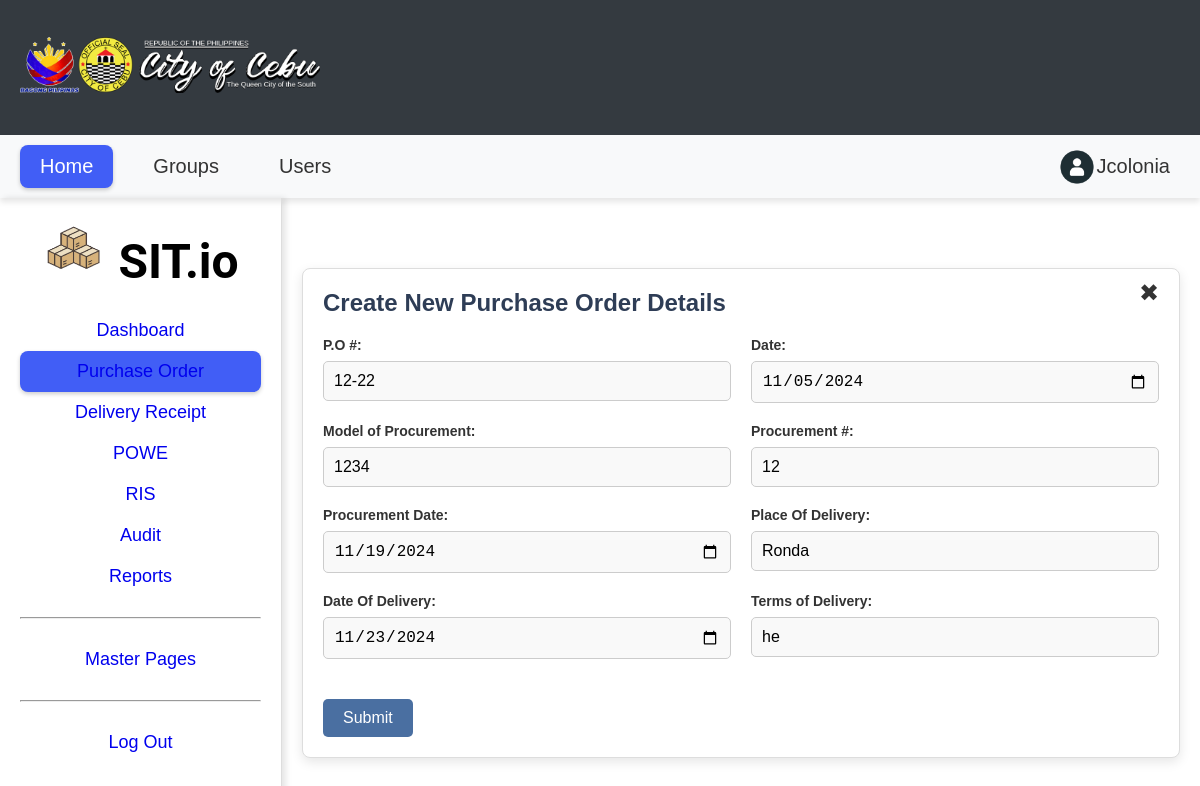
/crud_form/purchase_order_edit.php?purchase_order_id=17&supplier_id=5, run on the app's committed database.
### tables this page shows
CREATE TABLE `purchase_orders` (
  `purchase_order_id` int(11) NOT NULL,
  `supplier_id` int(11) NOT NULL,
  `purchase_order_number` varchar(50) NOT NULL,
  `order_date` date NOT NULL,
  `mode_of_procurement` varchar(100) NOT NULL,
  `procurement_number` varchar(50) NOT NULL,
  `procurement_date` date NOT NULL,
  `place_of_delivery` varchar(255) NOT NULL,
  `delivery_date` date NOT NULL,
  `term_of_delivery` varchar(100) DEFAULT NULL,
  `status` enum('Pending','Cancelled','Accepted','') NOT NULL
);

### util/dbhelper.php (called while the page is built, shortened)
<?php
class DbHelper
{
    private $hostname = "127.0.0.1";
    private $username = "root";
    private $password = "";
    private $database = "inventory_management";
    private $conn;
    public function __construct()
    {
        $this->conn = new mysqli($this->hostname, $this->username, $this->password, $this->database);
    }
    public function getRecord($table, $args)
    {
        $keys = array_keys($args);
        $values = array_values($args);
        $condition = [];
        for ($i = 0; $i < count($keys); $i++) {
            $condition[] = "`" . $keys[$i] . "` = '" . $values[$i] . "'";
        }
        $cond = implode(" AND ", $condition);
        $sql = "SELECT * FROM `$table` WHERE $cond";
        $query = $this->conn->query($sql);
        $row = $query->fetch_assoc();
        return $row;
    }
}

### crud_form/purchase_order_edit.php (the view, shortened to what this page needs)
<?php
$conn = new mysqli("localhost", "root", "", "inventory_management");
require_once "../util/dbhelper.php";
$db = new DbHelper();
$value = $db->getRecord("purchase_orders", ["purchase_order_id" => $_GET["purchase_order_id"]]);
?>
<!DOCTYPE html>
<html lang="en">
<head>
    <link rel="stylesheet" href="../css/style.css">
</head>
<body>
    <header>
        <div class="logo-title"><img src="img/coclogo.png" width="300" alt="Company Logo"></div>
    </header>
    <nav class="main-nav">
        <ul>
            <li>Home</li>
            <li>Groups</li>
            <li>Users</li>
        </ul>
        <div class="profile-section">
            <img src="img/avatar.png" alt="Profile" class="profile-avatar">
            <span>Jcolonia</span>
        </div>
    </nav>
    <div class="container">
        <aside class="sub-menu">
            <h1><center><img src="img/box.png" height="60" alt="Icon">&nbsp;SIT.io</center></h1>
            <ul>
                <center><li><a href="dashboard.php">Dashboard</a></li></center>
                <center><li class="selected"><a href="index.php">Purchase Order</a></li></center>
                <center><li><a href="delivery_receipt.php">Delivery Receipt</a></li></center>
                <center><li><a href="powe.php">POWE</a></li></center>
                <center><li><a href="ris.php">RIS</a></li></center>
                <center><li><a href="audit.php">Audit</a></li></center>
                <center><li><a href="reports.php">Reports</a></li></center>
                <hr>
                <center><li><a href="master_page.php">Master Pages</a></li></center>
                <hr>
                <center><li><a href="log_out.php">Log Out</a></li></center>
            </ul>
        </aside>
    <section class="purchase-order">
        <div class="form-container">
            <button class="close-btn" onclick="closeForm()">&#10006;</button>
            <h2>Create New Purchase Order Details</h2>
            <form action="../logic/edit_purchase_oder.php" method="POST" class="purchase-order-form">
                    <div class="form-grid">
                        <div class="form-group">
                            <label for="po-number">P.O #:</label>
                            <input type="text" id="po-number" name="po_number" value="<?php echo htmlspecialchars($value["purchase_order_number"] );?>" required>
                        </div>
                        <div class="form-group">
                            <label for="po-date">Date:</label>
                            <input type="date" id="po-date" name="po_date" value="<?php echo htmlspecialchars($value["order_date"]); ?>" required>
                        </div>
                        <div class="form-group">
                            <label for="procurement-model">Model of Procurement:</label>
                            <input type="text" id="procurement-model" name="procurement_model" value="<?php echo htmlspecialchars($value["mode_of_procurement"]); ?>" required>
                        </div>
                        <div class="form-group">
                            <label for="procurement-number">Procurement #:</label>
                            <input type="text" id="procurement-number" name="procurement_number" value="<?php echo htmlspecialchars($value["procurement_number"]); ?>" required>
                        </div>
                        <div class="form-group">
                            <label for="procurement-date">Procurement Date:</label>
                            <input type="date" id="procurement-date" name="procurement_date" value="<?php echo htmlspecialchars($value["procurement_date"]); ?>" required>
                        </div>
                        <div class="form-group">
                            <label for="delivery-place">Place Of Delivery:</label>
                            <input type="text" id="delivery-place" name="delivery_place" value="<?php echo htmlspecialchars($value["place_of_delivery"]); ?>" required>
                        </div>
                        <div class="form-group">
                            <label for="delivery-date">Date Of Delivery:</label>
                            <input type="date" id="delivery-date" name="delivery_date" value="<?php echo htmlentities($value["delivery_date"]); ?>" required>
                        </div>
                        <div class="form-group">
                            <label for="terms-delivery">Terms of Delivery:</label>
                            <input type="text" id="terms-delivery" name="terms_delivery" value="<?php echo htmlspecialchars($value["term_of_delivery"]); ?>" required>
                        </div>
                        <div class="form-group full-width">
                            <div class="form-actions">
                                <button type="submit"  name="submit" class="submit-btn">Submit</button>
                            </div>
                        </div>
                    </div>
                </form>
        </div>
    </section>
</body>
</html>

### css/style.css (style rules this page uses)
* { margin: 0; padding: 0; box-sizing: border-box; }
body { font-family: 'Roboto', serif; }
header { background-color: #343A40; width: 100%; height: 135px; display: flex; align-items: center; padding: 0 20px; color: black; }
.logo-title { font-size: 20px; color: black; }
.main-nav { background-color: #f8f9fa; display: flex; justify-content: space-between; align-items: center; padding: 10px 20px; box-shadow: 0 4px 6px rgba(0, 0, 0, 0.1); }
.main-nav ul { list-style-type: none; display: flex; justify-content: flex-start; }
.main-nav ul li { margin-right: 20px; font-size: 20px; font-weight: 400; padding: 10px 20px; border-radius: 10px; }
.main-nav ul li:first-child { background-color: #415EF6; color: white; border-radius: 8px; box-shadow: 0 2px 4px rgba(0, 0, 0, 0.2); }
.profile-section { display: flex; align-items: center; }
.profile-section span { font-size: 20px; margin-right: 10px; }
.profile-avatar { width: 40px; height: 40px; border-radius: 50%; }
.container { display: flex; height: calc(100vh - 135px); }
.sub-menu { width: 282px; height: 786px; padding: 20px; border-right: 1px solid #ddd; box-shadow: 4px 0 6px rgba(0, 0, 0, 0.1); }
.sub-menu h1 { font-family: 'Roboto', serif; font-size: 48px; color: black; margin-bottom: 20px; }
.sub-menu ul { list-style-type: none; }
.sub-menu ul li { color: black; font-size: 18px; padding: 10px 0; }
.sub-menu hr { margin: 20px 0; }
.sub-menu ul li.selected { background-color: #415EF6; color: white; border-radius: 8px; box-shadow: 0 2px 4px rgba(0, 0, 0, 0.2); padding: 10px 20px; }
.sub-menu a { text-decoration: none; }
.purchase-order { flex-grow: 1; padding: 20px; }
.purchase-order h2 { font-size: 32px; margin-bottom: 20px; }
.close-btn { position: absolute; top: 10px; right: 20px; font-size: 24px; cursor: pointer; }
.close-btn { position: absolute; top: 10px; right: 10px; font-size: 20px; cursor: pointer; }

### crud_form/purchase_order_edit.php (style rules this page uses)
body { font-family: Arial, sans-serif; background-color: #fff; color: #333; margin: 0; padding: 0; }
.form-container { max-width: 1200px; margin: 50px auto; background-color: #fff; padding: 20px; border-radius: 8px; box-shadow: 0 4px 12px rgba(0, 0, 0, 0.1); border: 1px solid #ddd; position: relative; }
.form-container h2 { font-size: 24px; color: #2e3d56; text-align: left; margin-bottom: 20px; }
.form-grid { display: grid; grid-template-columns: 1fr 1fr; grid-gap: 20px; align-items: start; }
.form-group { display: flex; flex-direction: column; }
.form-group label { font-size: 14px; font-weight: bold; color: #333; margin-bottom: 8px; }
.form-group input, .form-group select { padding: 10px; font-size: 16px; border: 1px solid #ccc; border-radius: 5px; width: 100%; box-sizing: border-box; background-color: #f9f9f9; transition: border-color 0.3s ease; }
.form-group.full-width { grid-column: 1 / 3; }
.form-actions { margin-top: 20px; text-align: left; }
.form-actions button { padding: 10px 20px; font-size: 16px; color: #fff; border: none; border-radius: 5px; cursor: pointer; margin-right: 10px; }
.form-actions .submit-btn { background-color: #4a6fa1; transition: background-color 0.3s ease; }
.close-btn { position: absolute; top: 10px; right: 20px; background-color: transparent; border: none; font-size: 24px; color: #333; cursor: pointer; transition: color 0.3s ease; }
.sub-menu a { text-decoration: none; }

### data on the page
purchase_orders: po_number "12-22", po_date "11/05/2024", procurement_model "1234", procurement_number "12", procurement_date "11/19/2024", delivery_place "Ronda", delivery_date "11/23/2024", terms_delivery "he"
